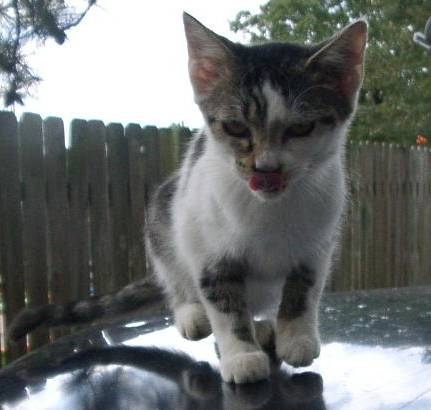
#> input picture lab-3/datasets/train/cat.11.jpg, 431 x 410 px
$ python main.py
#> lines starting #> are read from the running program, lines starting #| are printed output that depends on the picture
# -*- coding: utf-8 -*-
"""
VNU-UIT_CS231.P11
21520850 - Lê Trung Hiếu

-- Kết quả
Logistic Regression - none              - Accuracy:     0.5333333333333333
K Neatest Neighbor  - none       - k: 1 - Accuracy:     0.6
K Neatest Neighbor  - none       - k: 3 - Accuracy:     0.6666666666666666
K Neatest Neighbor  - none       - k: 5 - Accuracy:     0.5333333333333333
K Neatest Neighbor  - none       - k: 7 - Accuracy:     0.5666666666666667
K Neatest Neighbor  - none       - k: 9 - Accuracy:     0.5
Logistic Regression - normalize         - Accuracy:     0.6333333333333333
K Neatest Neighbor  - normalize  - k: 1 - Accuracy:     0.6
K Neatest Neighbor  - normalize  - k: 3 - Accuracy:     0.5666666666666667
K Neatest Neighbor  - normalize  - k: 5 - Accuracy:     0.5
K Neatest Neighbor  - normalize  - k: 7 - Accuracy:     0.43333333333333335
K Neatest Neighbor  - normalize  - k: 9 - Accuracy:     0.43333333333333335
Logistic Regression - min-max           - Accuracy:     0.5666666666666667
K Neatest Neighbor  - min-max    - k: 1 - Accuracy:     0.4666666666666667
K Neatest Neighbor  - min-max    - k: 3 - Accuracy:     0.5666666666666667
K Neatest Neighbor  - min-max    - k: 5 - Accuracy:     0.5
K Neatest Neighbor  - min-max    - k: 7 - Accuracy:     0.43333333333333335
K Neatest Neighbor  - min-max    - k: 9 - Accuracy:     0.43333333333333335

-- Nhận xét:
Logistic Regression cho kết quả tốt nhất với normalize method là "normalize" và accuracy = 0.6333
KNN cho kết quả tốt nhất với normalize method là "none" và k = 3 và accuracy = 0.6667
"""

from enum import Enum
import numpy as np
import cv2
import os
from sklearn.linear_model import LogisticRegression
from sklearn.neighbors import KNeighborsClassifier
from sklearn.metrics import accuracy_score

DEFAULT_SIZE = (256, 256)
PATH_FOLDER = "datasets"
NAME_FOLDERS = ["train", "test"]
LABELS = ["cat", "dog"]


class NormalizeMethod(Enum):
    NONE = "none"
    NORMALIZE = "normalize"
    MIN_MAX = "min-max"


def load_image(path: str) -> np.ndarray:
    img = cv2.imread(path)
    if img is None:
        raise FileNotFoundError(f"Error: Unable to read image at {path}")
    return img


def resize_image(img: np.ndarray, size: tuple = DEFAULT_SIZE) -> np.ndarray:
    return cv2.resize(img, size)


def sobel_filters(img: np.ndarray) -> tuple:
    if len(img.shape) == 3:
        img = cv2.cvtColor(img, cv2.COLOR_BGR2GRAY)

    s_x = np.array([[-1, 0, 1], [-2, 0, 2], [-1, 0, 1]], np.float32)
    s_y = np.array([[1, 2, 1], [0, 0, 0], [-1, -2, -1]], np.float32)

    i_x = cv2.filter2D(img, -1, s_x)
    i_y = cv2.filter2D(img, -1, s_y)

    g = np.hypot(i_x, i_y)
    g = g / g.max() * 255

    theta = np.arctan2(i_y, i_x)
    return i_x, i_y, g, theta


def normalize_vector(vector: np.ndarray) -> np.ndarray:
    norm = np.linalg.norm(vector)
    if norm == 0:
        return vector
    return vector / norm


def min_max_normalize(vector: np.ndarray) -> np.ndarray:
    min_val = np.min(vector)
    max_val = np.max(vector)
    if max_val - min_val == 0:
        return vector
    return (vector - min_val) / (max_val - min_val)


def extract_color_histogram(img: np.ndarray, bins: int = 16) -> np.ndarray:
    row, col, channel = img.shape[:3]
    size: int = row * col

    feature: list[np.ndarray] = []
    for i in range(channel):
        hist = np.squeeze(cv2.calcHist([img], [i], None, [bins], [0, 256]))
        hist = hist / size
        feature.extend(hist)
    return feature


def parse_image_to_vector(
    img: np.ndarray, normalize_method: NormalizeMethod
) -> np.ndarray:
    img = resize_image(img)
    _, _, g, _ = sobel_filters(img)
    row_sum = np.sum(g, axis=1, dtype=np.float64)
    col_sum = np.sum(g, axis=0, dtype=np.float64)
    color_hist = extract_color_histogram(img)
    vector = np.hstack((row_sum.T, col_sum, color_hist))

    if normalize_method == NormalizeMethod.NONE:
        return vector
    elif normalize_method == NormalizeMethod.NORMALIZE:
        return normalize_vector(vector)
    elif normalize_method == NormalizeMethod.MIN_MAX:
        return min_max_normalize(vector)
    raise NotImplementedError("Error: Normalize method not implemented")


def load_all_images_path_from_folder(name_folder: str) -> list:
    images_path = []
    folder = f"{PATH_FOLDER}/{name_folder}"
    for path in os.listdir(folder):
        images_path.append((f"{folder}/{path}", path.split(".")[0]))
    return images_path


def parse_images_to_vectors_and_label(
    images_path: list, normalize_method: NormalizeMethod
) -> tuple:
    vectors = []
    labels = []
    for path, label in images_path:
        img = load_image(path)
        vector = parse_image_to_vector(img, normalize_method)
        vectors.append(vector)
        labels.append(label)
    return vectors, labels


def train_logistic_regression(X_train, y_train, max_iter=100):
    model = LogisticRegression(max_iter=max_iter)
    model.fit(X_train, y_train)
    return model


def train_knn(X_train, y_train, n_neighbors=3):
    model = KNeighborsClassifier(n_neighbors=n_neighbors)
    model.fit(X_train, y_train)
    return model


def evaluate_model(model, X_test, y_test):
    y_pred = model.predict(X_test)
    return accuracy_score(y_test, y_pred)


def main():
    for normalize_method in NormalizeMethod:
        images_path = load_all_images_path_from_folder("train")
        X_train, y_train = parse_images_to_vectors_and_label(
            images_path, normalize_method
        )
#> in load_image, img is the input picture: shape (410, 431, 3); mean B, G, R 110.5, 111.4, 108.1
#> in sobel_filters, `img = cv2.cvtColor(img, cv2.COLOR_BGR2GRAY)`:
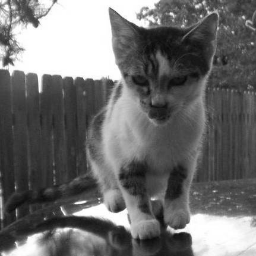
#> img: shape (256, 256); min 7, max 255, mean 110.2
#> in sobel_filters, `g = np.hypot(i_x, i_y)`:
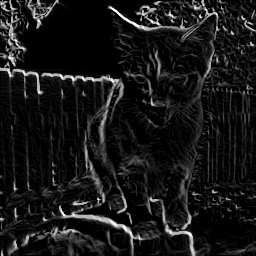
#> g: shape (256, 256) float16; min 0, max 360.5, mean 33.3; drawn with min black and max white
#> in sobel_filters, `theta = np.arctan2(i_y, i_x)`:
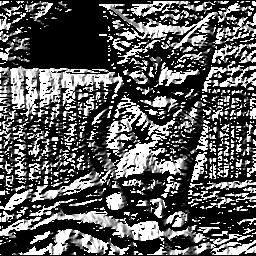
#> theta: shape (256, 256) float16; min 0, max 1.57, mean 0.554; drawn with min black and max white
#> in parse_image_to_vector, `row_sum = np.sum(g, axis=1, dtype=np.float64)`: row_sum = 256 values, max 14163.3 at index 75, min 2945.1 at index 141, mean 6027.1
#> in parse_image_to_vector, `col_sum = np.sum(g, axis=0, dtype=np.float64)`: col_sum = 256 values, max 12302.9 at index 11, min 2668 at index 255, mean 6027.1
#> after the loop in extract_color_histogram, `for i in range(channel):`: feature = 48 values, max 0.204 at index 3, min 0.000885 at index 0, mean 0.0625
#> in parse_image_to_vector, `color_hist = extract_color_histogram(img)`: color_hist has the same summary as feature in extract_color_histogram
#> in parse_image_to_vector, `vector = np.hstack((row_sum.T, col_sum, color_hist))`: vector = 560 values, max 14163.3 at index 75, min 0.000885 at index 512, mean 5510.5
#> X_train = 1 item; y_train = ['cat']
        images_path = load_all_images_path_from_folder("test")
        X_test, y_test = parse_images_to_vectors_and_label(
            images_path, normalize_method
        )
#> call 2 of load_image, with path = 'datasets/test/cat.11.jpg'
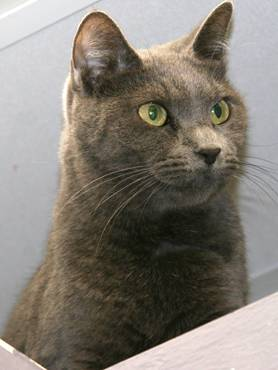
#> input picture lab-3/datasets/test/cat.11.jpg, 278 x 370 px
#> in load_image, img is the input picture: shape (370, 278, 3); mean B, G, R 117.2, 125.9, 132.1
#> in sobel_filters (call 2), `img = cv2.cvtColor(img, cv2.COLOR_BGR2GRAY)`:
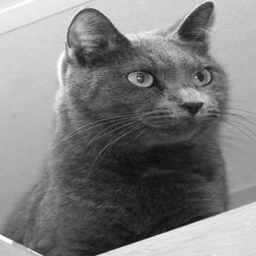
#> img: shape (256, 256); min 10, max 255, mean 126.6
#> in sobel_filters (call 2), `g = np.hypot(i_x, i_y)`:
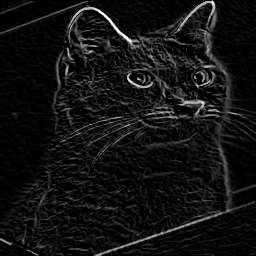
#> g: shape (256, 256) float16; min 0, max 360.5, mean 26.4; drawn with min black and max white
#> in sobel_filters (call 2), `theta = np.arctan2(i_y, i_x)`:
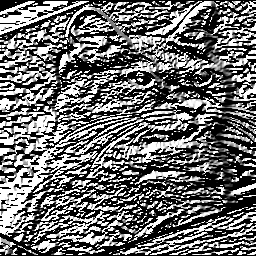
#> theta: shape (256, 256) float16; min 0, max 1.57, mean 0.686; drawn with min black and max white
#> X_test = 1 item; y_test = ['cat']

        model = train_logistic_regression(X_train, y_train)
        accuracy = evaluate_model(model, X_test, y_test)
        print(f"Logistic Regression - {normalize_method.value}\t        - Accuracy: \t{accuracy:2}")

        for i in [1, 3, 5, 7, 9]:
            model = train_knn(X_train, y_train, i)
            accuracy = evaluate_model(model, X_test, y_test)
            print(f"K Neatest Neighbor  - {normalize_method.value}\t - k: {i} - Accuracy: \t{accuracy:2}")


if __name__ == "__main__":
#> (the run stopped early here; a loop or call above may not have finished)
